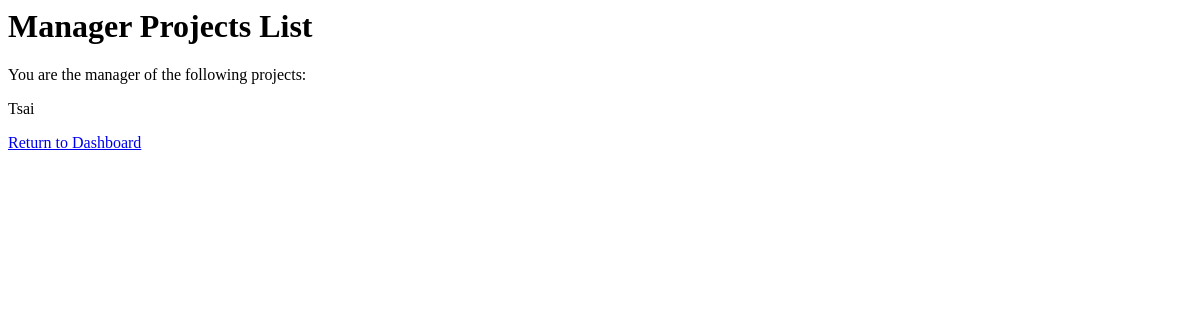
Before: /saas/viewManagerProjects/ (signed in) with the older database file.
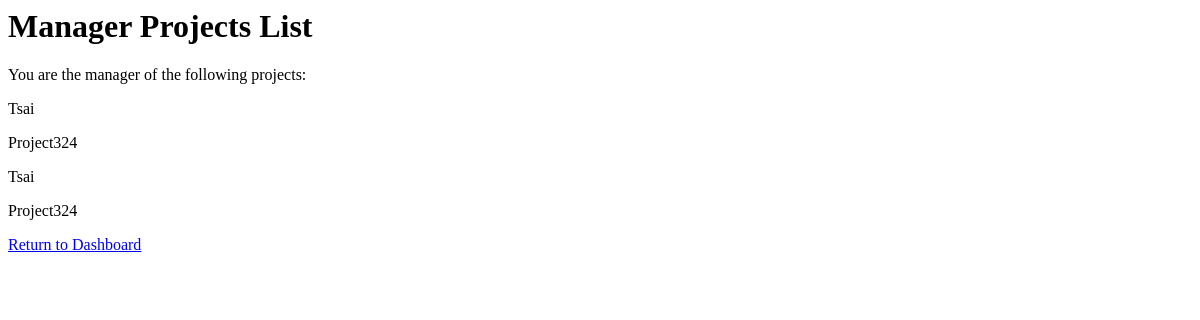
After: the same page with the newer database file.
### saas/models.py (models this page shows)
class Project(models.Model):
    tenant = models.ForeignKey(UserProfile)
    manager = models.ForeignKey(Manager)
    worker = models.ManyToManyField(Worker, verbose_name = "list of workers")
    requirement = models.ManyToManyField(Requirement, verbose_name = "list of requirments")
    name = models.CharField(max_length = 128, unique=True)
    startDate = models.DateField()
    endDate = models.DateField()
    status = models.BooleanField()
    def __unicode__(self):
        return self.name

### saas/views.py (the view)
# urls.py: url(r'^saas/viewManagerProjects/$', views.viewProjectsAddedByManager, name='viewManagerProjects'),
def viewProjectsAddedByManager(request):
    context = RequestContext(request)
    project_list = Project.objects.all()
    current_user = request.user.username
    list = []
    for e in project_list:
        user = e.manager.user.username
        valid = e.tenant.viewProjectsManager
        if current_user == user and valid == 1:
            for project in project_list:
                test = project.manager.user.username
                if current_user == test:
                    list.append(project)
    return render_to_response('saas/viewManagerProjects.html',
                                {'list': list}, context)

### templates/saas/viewManagerProjects.html
<h1>Manager Projects List</h1>
<p>You are the manager of the following projects:</p>
{% for e in list %}
    <p>{{ e }}</p>
{% endfor %}
<a href="/saas/Dashboard/">Return to Dashboard</a><br />

Changed rows visible on the page:
now on one of the page's lists (row unchanged): Project: name "Tsai"
added Project: name "Project324"
